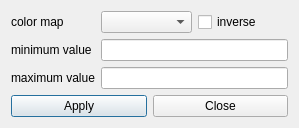
<?xml version="1.0" encoding="UTF-8"?>
<ui version="4.0">
 <class>ColorBarPropertyDlg</class>
 <widget class="QDialog" name="ColorBarPropertyDlg">
  <property name="geometry">
   <rect>
    <x>0</x>
    <y>0</y>
    <width>299</width>
    <height>127</height>
   </rect>
  </property>
  <property name="windowTitle">
   <string>ColorBar - Property</string>
  </property>
  <layout class="QVBoxLayout" name="verticalLayout_3">
   <item>
    <layout class="QHBoxLayout" name="horizontalLayout_3">
     <item>
      <layout class="QVBoxLayout" name="verticalLayout_2">
       <item>
        <widget class="QLabel" name="label">
         <property name="text">
          <string>color map</string>
         </property>
        </widget>
       </item>
       <item>
        <widget class="QLabel" name="label_2">
         <property name="text">
          <string>minimum value</string>
         </property>
        </widget>
       </item>
       <item>
        <widget class="QLabel" name="label_3">
         <property name="text">
          <string>maximum value</string>
         </property>
        </widget>
       </item>
      </layout>
     </item>
     <item>
      <layout class="QVBoxLayout" name="verticalLayout">
       <item>
        <layout class="QHBoxLayout" name="horizontalLayout_2">
         <item>
          <widget class="QComboBox" name="comboBox_cmap"/>
         </item>
         <item>
          <widget class="QCheckBox" name="checkBox_inverse">
           <property name="text">
            <string>inverse</string>
           </property>
          </widget>
         </item>
        </layout>
       </item>
       <item>
        <widget class="QLineEdit" name="lineEdit_minvalue"/>
       </item>
       <item>
        <widget class="QLineEdit" name="lineEdit_maxvalue"/>
       </item>
      </layout>
     </item>
    </layout>
   </item>
   <item>
    <layout class="QHBoxLayout" name="horizontalLayout">
     <item>
      <widget class="QPushButton" name="pushButton_apply">
       <property name="text">
        <string>Apply</string>
       </property>
      </widget>
     </item>
     <item>
      <widget class="QPushButton" name="pushButton_close">
       <property name="text">
        <string>Close</string>
       </property>
      </widget>
     </item>
    </layout>
   </item>
  </layout>
 </widget>
 <resources/>
 <connections/>
</ui>
